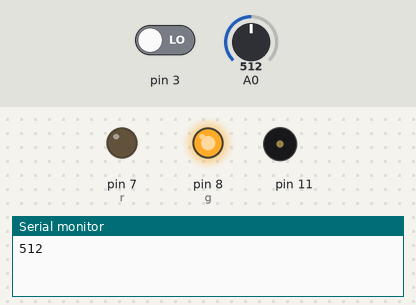
The sketch below on a simulated Arduino Uno, built with avr-gcc and run on an emulated ATmega328P. Shown: output pins drawn as LEDs (lit = HIGH), buzzer (waves = sounding), the last lines printed to the serial monitor. Dashed ring = blinking. Inputs (shaded band) come from the test bench; at power-on: pin 3 LOW, A0 = 512.

Above: at 2.8 s.
2.9 s: pin 3 driven HIGH
At 4.6 s:
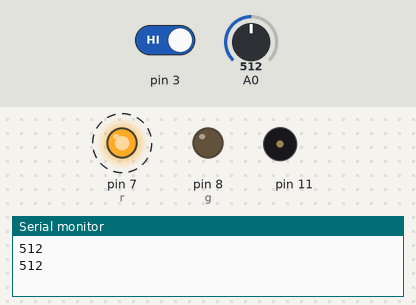
8.9 s: A0 set to 0
At 9.6 s:
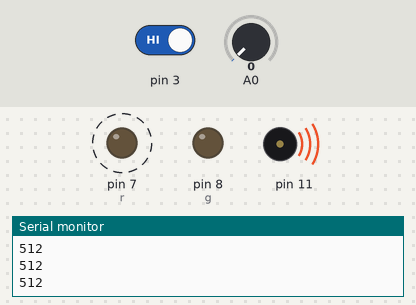
12.4 s: A0 set to 122
At 16.8 s:
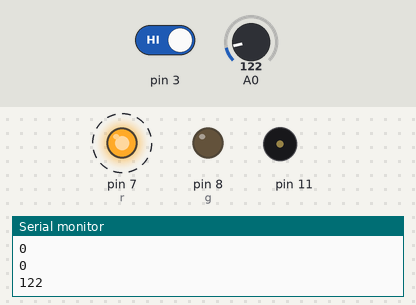
Timing chart, 0 to 24.4 s (numbered marks = the images above; inputs shaded):
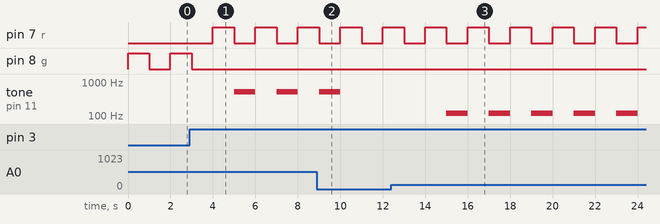

The sketch:

cateur_siuveur_des_lignes_1.ino
```cpp
int g=8,r=7;

void setup() {
  Serial.begin(9600);
  pinMode(3,INPUT);
  pinMode(11,OUTPUT);
  pinMode(g,OUTPUT);
  pinMode(r,OUTPUT);
}

void loop() {
  int x=digitalRead(3);
  int y=analogRead(A0);
  if (x==1){
    digitalWrite(r,1);
    delay(1000);
    digitalWrite(r,0);
    tone(11,y,1000);
    delay(1000);
  }
  else if (x==0){
    digitalWrite(g,1);
    delay(1000);
    digitalWrite(g,0);
    delay(1000);
  }
  Serial.println(y);
}
```

Measured:
- after the input at 2.9 s, pin 7 (r): alternates HIGH for 1.0 s and LOW for 1.0 s, starting after 1.1 s; pin 8 (g): goes on until 3.0 s, then stays LOW; tone on pin 11: alternates 512 Hz for 1.0 s and silent for 1.0 s, starting after 2.1 s
- after the input at 8.9 s, tone on pin 11: goes on until 10.0 s, then stays silent
- after the input at 12.4 s, tone on pin 11: alternates 122 Hz for 1.0 s and silent for 1.0 s, starting after 2.6 s
